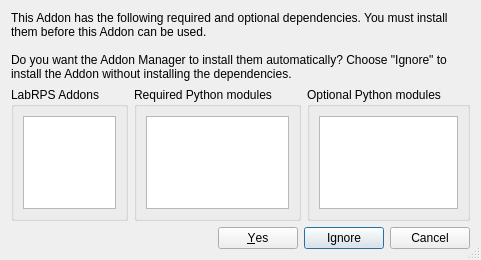
<?xml version="1.0" encoding="UTF-8"?>
<ui version="4.0">
 <class>DependencyResolutionDialog</class>
 <widget class="QDialog" name="DependencyResolutionDialog">
  <property name="windowModality">
   <enum>Qt::ApplicationModal</enum>
  </property>
  <property name="geometry">
   <rect>
    <x>0</x>
    <y>0</y>
    <width>455</width>
    <height>260</height>
   </rect>
  </property>
  <property name="windowTitle">
   <string>Resolve Dependencies</string>
  </property>
  <property name="sizeGripEnabled">
   <bool>true</bool>
  </property>
  <property name="modal">
   <bool>true</bool>
  </property>
  <layout class="QVBoxLayout" name="verticalLayout_3">
   <item>
    <widget class="QLabel" name="label">
     <property name="text">
      <string>This Addon has the following required and optional dependencies. You must install them before this Addon can be used.

Do you want the Addon Manager to install them automatically? Choose "Ignore" to install the Addon without installing the dependencies.</string>
     </property>
     <property name="wordWrap">
      <bool>true</bool>
     </property>
    </widget>
   </item>
   <item>
    <layout class="QHBoxLayout" name="horizontalLayout">
     <item>
      <widget class="QGroupBox" name="groupBox">
       <property name="title">
        <string>LabRPS Addons</string>
       </property>
       <layout class="QVBoxLayout" name="verticalLayout">
        <item>
         <widget class="QListWidget" name="listWidgetAddons"/>
        </item>
       </layout>
      </widget>
     </item>
     <item>
      <widget class="QGroupBox" name="groupBox_2">
       <property name="title">
        <string>Required Python modules</string>
       </property>
       <layout class="QVBoxLayout" name="verticalLayout_2">
        <item>
         <widget class="QListWidget" name="listWidgetPythonRequired"/>
        </item>
       </layout>
      </widget>
     </item>
     <item>
      <widget class="QGroupBox" name="groupBox_3">
       <property name="title">
        <string>Optional Python modules</string>
       </property>
       <layout class="QVBoxLayout" name="verticalLayout_4">
        <item>
         <widget class="QListWidget" name="listWidgetPythonOptional"/>
        </item>
       </layout>
      </widget>
     </item>
    </layout>
   </item>
   <item>
    <widget class="QDialogButtonBox" name="buttonBox">
     <property name="orientation">
      <enum>Qt::Horizontal</enum>
     </property>
     <property name="standardButtons">
      <set>QDialogButtonBox::Cancel|QDialogButtonBox::Ignore|QDialogButtonBox::Yes</set>
     </property>
    </widget>
   </item>
  </layout>
 </widget>
 <resources/>
 <connections>
  <connection>
   <sender>buttonBox</sender>
   <signal>accepted()</signal>
   <receiver>DependencyResolutionDialog</receiver>
   <slot>accept()</slot>
   <hints>
    <hint type="sourcelabel">
     <x>248</x>
     <y>254</y>
    </hint>
    <hint type="destinationlabel">
     <x>157</x>
     <y>274</y>
    </hint>
   </hints>
  </connection>
  <connection>
   <sender>buttonBox</sender>
   <signal>rejected()</signal>
   <receiver>DependencyResolutionDialog</receiver>
   <slot>reject()</slot>
   <hints>
    <hint type="sourcelabel">
     <x>316</x>
     <y>260</y>
    </hint>
    <hint type="destinationlabel">
     <x>286</x>
     <y>274</y>
    </hint>
   </hints>
  </connection>
 </connections>
</ui>
